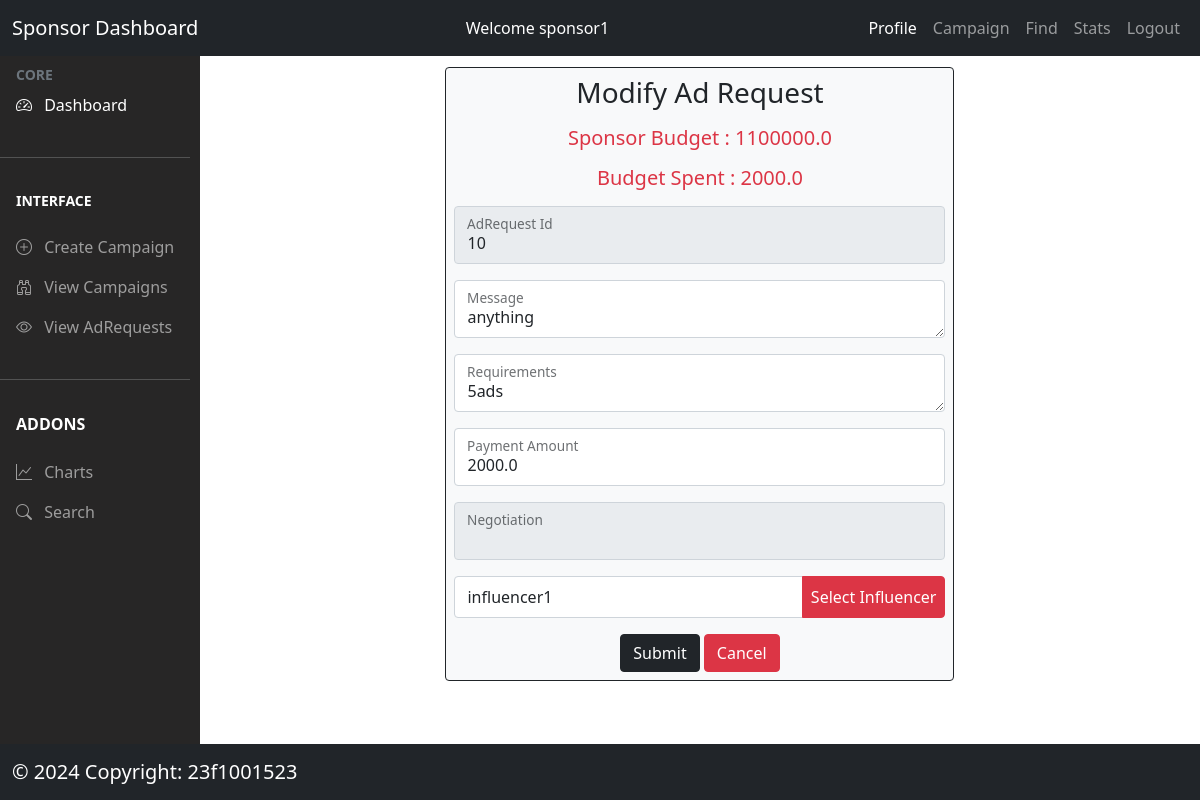
Before: /sponsor/adrequest/modify/10 (signed in) with the older database file.
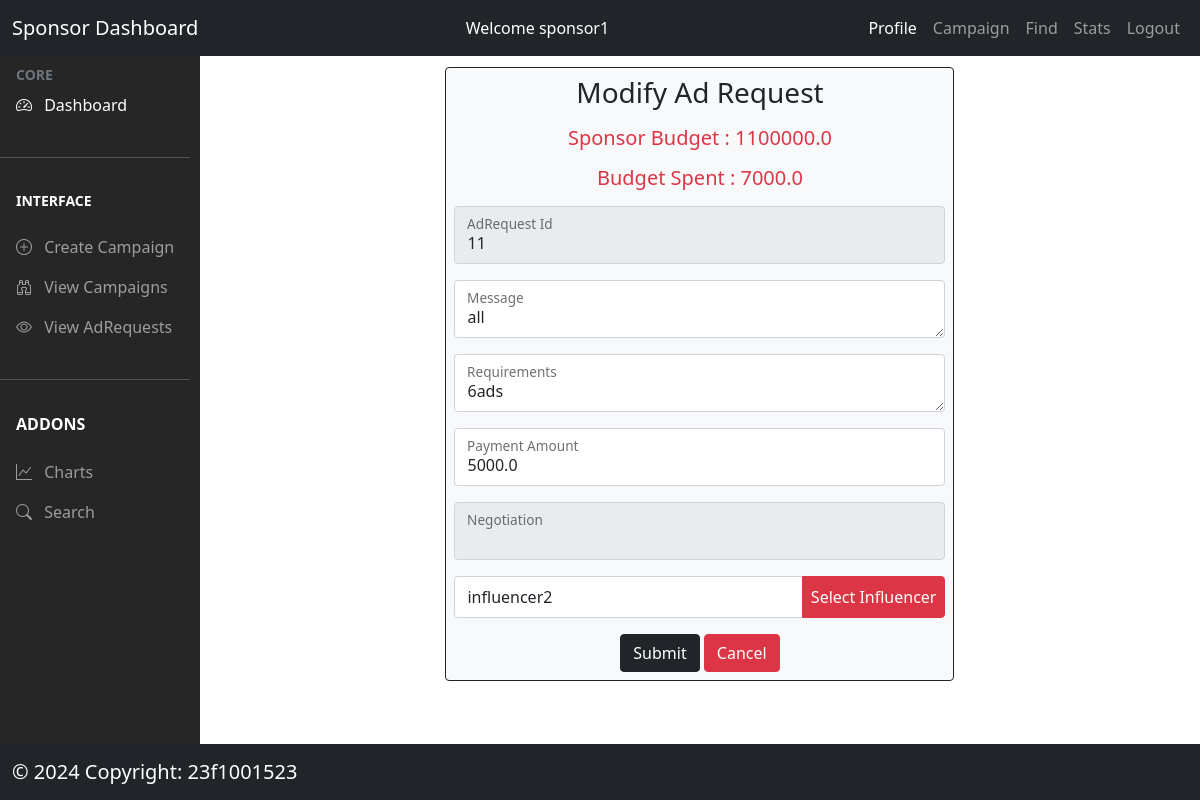
After: the same page with the newer database file.
### models/model.py (models this page shows, shortened)
class AdRequest(db.Model):
  __tablename__ = 'adrequests'
  adrequest_id = db.Column(db.Integer, autoincrement=True, primary_key=True)
  message = db.Column(db.String(500), nullable=False)
  requirements = db.Column(db.String(500), nullable=False)
  payment_amount = db.Column(db.Float, nullable=False)
  status = db.Column(db.String(200),
                     nullable=False)  #PENDING/ACCEPTED/REJECTED
  flag_status = db.Column(db.String(50), nullable=False)  #active or inactive
  campaign_id = db.Column(db.String(200),
                          db.ForeignKey("campaigns.campaign_id"),
                          nullable=False)
  influencer_id = db.Column(db.String(200),
                            db.ForeignKey("influencers.influencer_id"))
  create_date = db.Column(db.DateTime, default=datetime.now(timezone.utc))
  negotiations = db.relationship('Negotiation', backref='adrequest', lazy=True)

### controllers/sponsor.py (the view, shortened to what this page needs)
@app.route('/sponsor/adrequest/modify/<int:id>', methods=['GET', 'POST'])
@login_required_sponsor
def modify_adrequest(id):
  try:
    adrequest = AdRequest.query.filter_by(adrequest_id=id).first()
    influencers = Influencer.query.filter_by(status="ACTIVE").all()
    sponsor = Sponsor.query.filter_by(
        sponsor_id=adrequest.campaign.sponsor_id).first()
    negotiations = Negotiation.query.filter_by(adrequest_id=id).first()
    campaigns = Campaign.query.filter_by(
        campaign_id=adrequest.campaign_id).first()
    budget_spent = 0
    for adrequest in campaigns.adrequests:
      budget_spent += adrequest.payment_amount
    return render_template('/sponsor/adrequest_modify_form.html',
                          adrequests=adrequest,
                          sponsor=sponsor,
                          budget_spent=budget_spent,
                          influencers=influencers)
  except:
    flash(fatalerror)

### controllers/usermanager.py (called while the page is built)
def login_required_sponsor(func):
  @wraps(func)
  def wrapper_sponsor(*args, **kwargs):
    if session.get('loggedin') is None or session['user_type'] != 'sponsor':
      flash('You need to login first')
      return redirect(url_for('login'))
    return func(*args, **kwargs)
  return wrapper_sponsor

### templates/sponsor/adrequest_modify_form.html (shortened to what this page needs)
{% extends '/sponsor/sponsor_dashboard.html' %}
{% block content %}
<div class="row justify-content-center mt-2">
  <div class="col-md-6 bg-light border border-dark rounded p-2">
      <h3 class='text-center mb-3'>Modify Ad Request</h3>
    <h5 class='text-center mb-3 text-danger'>Sponsor Budget : {{sponsor.budget}}</h5>
    <h5 class='text-center mb-3 text-danger'>Budget Spent : {{budget_spent}} </h5>
      <form  action='/sponsor/adrequest/modify/{{adrequests.adrequest_id}}' method='POST'>
        <div  class="form-floating mb-3">
          <input type="number" class="form-control" id="adrequest_id" name='adrequest_id' value="{{adrequests.adrequest_id}}" disabled>
          <label for="adrequest_id" class="form-label text-dark" >AdRequest Id</label>
        </div>
        <div  class="form-floating mb-3">
          <textarea type="text" class="form-control" id="message" name='message'>{{adrequests.message}}</textarea>
          <label for="message" class="form-label text-dark">Message</label>
        </div>
        <div  class="form-floating mb-3">
          <textarea type="text" class="form-control" id="requirements" name='requirements'>{{adrequests.requirements}}</textarea>
          <label for="requirements" class="form-label text-dark">Requirements</label>
        </div>
        <div  class="form-floating mb-3">
          <input type="number" class="form-control" id="payment_amount" name='payment_amount' value='{{adrequests.payment_amount}}'>
          <label for="payment_amount" class="form-label text-dark">Payment Amount</label>
        </div>
        <div  class="form-floating mb-3">
          <input type="text" class="form-control" id="negotiation" name='negotiation' value='{{adrequests.negotiation}}' disabled>
          <label for="negotiation" class="form-label text-dark">Negotiation</label>
        </div>
        {% if adrequests.campaign. visibility=="Private"%}
          <div class="input-group">
              <input type="text" class="form-control" id="influencer_id" placeholder="Enter Ifluencer Id" name="influencer_id" value="{{adrequests.influencer_id}}" required>
            <button type="button" class="btn btn-danger p-2" data-bs-toggle="modal" data-bs-target="#searchInfluencerId">
            Select Influencer
            </button>
          </div>
        {% endif %}
        <div class='text-center mt-3'>
        <button type="submit" class="btn btn-dark">Submit</button>
        <a class="btn btn-danger" href='/sponsor/campaign/show' class="btn btn-danger text-white">Cancel</a></div>
      </form>
  </div>
</div>
{% endblock %}

Changed rows visible on the page:
no longer on this page (row unchanged): AdRequest: adrequest_id "10", message "anything", requirements "5ads", payment_amount "2000.0", influencer_id "influencer1"
added AdRequest: adrequest_id "11", message "all", requirements "6ads", payment_amount "5000.0", influencer_id "influencer2"
Other visible differences:
{{ budget_spent }}: "2000.0" → "7000.0"
